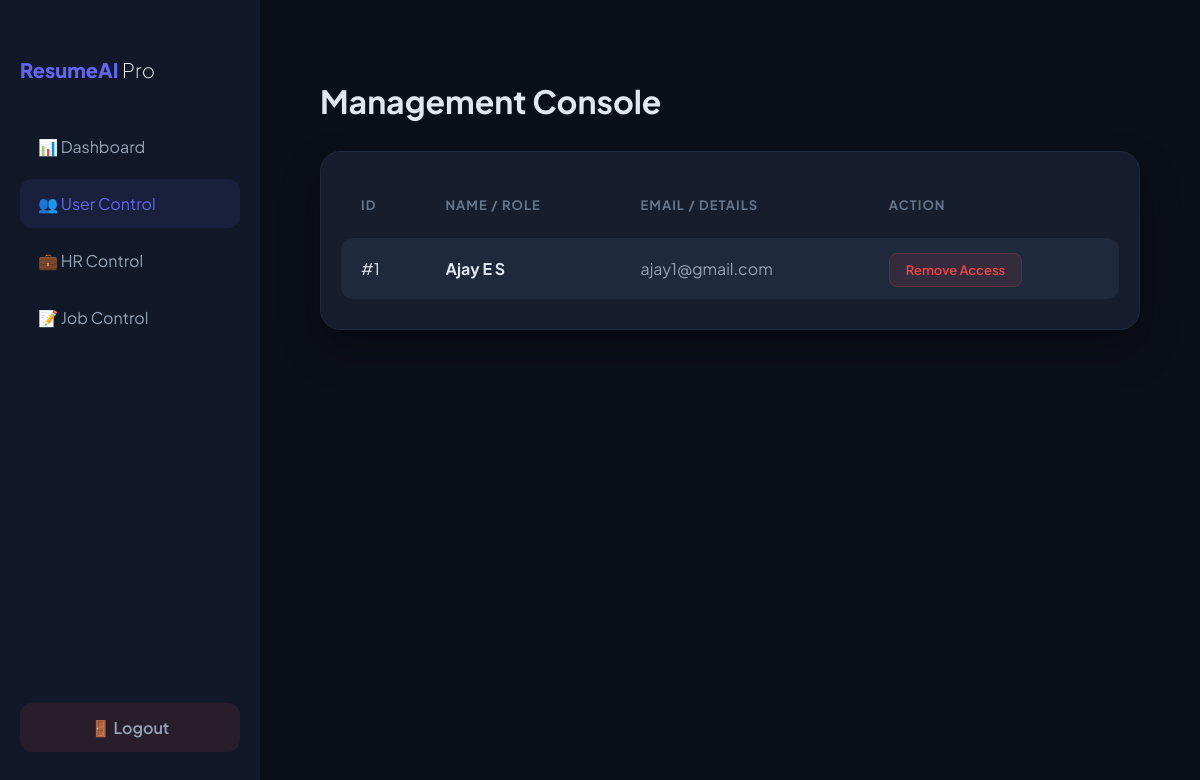
Screenshot of /admin/users with the database file from the repository.
### tables this page shows
CREATE TABLE users (
            id INTEGER PRIMARY KEY AUTOINCREMENT,
            first_name TEXT,
            last_name TEXT,
            email TEXT UNIQUE,
            password TEXT
        );

### app.py (the view)
@app.route("/admin/users")
def admin_users():
    conn = sqlite3.connect("jobs.db")
    cursor = conn.cursor()
    cursor.execute("SELECT id, (first_name || ' ' || last_name), email FROM users")
    users = cursor.fetchall()
    conn.close()
    return render_template("admin_users.html", users=users)

### app.py (called while the page is built, shortened)
@app.context_processor
def inject_pending_count():
    count = 0
    return dict(pending_count=count)

### templates/admin_users.html (shortened to what this page needs)
<!DOCTYPE html>
<html lang="en">
<head>
</head>
<body>
<div class="sidebar">
    <h2>ResumeAI <span style="color:white; font-weight:200;">Pro</span></h2>
    <a href="/admin">📊 Dashboard</a>
    <a href="/admin/users" class="active">👥 User Control</a>
    <a href="/admin/hr">💼 HR Control</a>
    <a href="/admin/jobs" >📝 Job Control</a>
    <a href="/logout" class="logout-btn">🚪 Logout</a>
</div>
<div class="content">
    <h1>Management Console</h1>
    <div class="table-container">
        <table>
            <thead>
                <tr>
                    <th>ID</th>
                    <th>Name / Role</th>
                    <th>Email / Details</th>
                    <th>Action</th>
                </tr>
            </thead>
            <tbody>
    {% for u in users %}
    <tr>
        <td>#{{u[0]}}</td> <td><strong>{{u[1]}}</strong></td> <td style="color: #94a3b8;">{{u[2]}}</td> <td>
            <a class="delete" href="/delete_user/{{u[0]}}" onclick="return confirmDelete()">Remove Access</a>
        </td>
    </tr>
    {% endfor %}
</tbody>
        </table>
    </div>
</div>
</body>
</html>

### templates/admin_users.html (style rules this page uses)
:root { --primary: #6366f1; --danger: #ef4444; --bg: #0b0f1a; --card: #161e2d; --sidebar: #111827; }
body { margin: 0; font-family: 'Plus Jakarta Sans', sans-serif; background: var(--bg); color: #e2e8f0; display: flex; }
.sidebar { width: 260px; height: 100vh; background: #111827; position: fixed; padding: 40px 20px; display: flex; flex-direction: column; box-sizing: border-box; }
.logout-btn { margin-top: auto; padding: 14px 18px; background: rgba(239, 68, 68, 0.1); color: #ef4444; text-decoration: none; border-radius: 12px; font-weight: 600; text-align: center; }
.content { margin-left: 260px; padding: 60px; width: calc(100% - 260px); box-sizing: border-box; }
.sidebar h2 { font-size: 20px; font-weight: 800; color: var(--primary); margin-bottom: 40px; }
.sidebar a { padding: 14px 18px; color: #94a3b8; text-decoration: none; border-radius: 12px; margin-bottom: 8px; transition: 0.3s; }
.sidebar a:hover, .sidebar a.active { background: rgba(99, 102, 241, 0.1); color: var(--primary); }
h1 { font-size: 32px; font-weight: 700; margin-bottom: 30px; }
.table-container { background: var(--card); border-radius: 20px; padding: 20px; border: 1px solid #1e293b; box-shadow: 0 20px 40px rgba(0,0,0,0.3); animation: slideUp 0.6s ease-out; }
table { width: 100%; border-collapse: separate; border-spacing: 0 10px; }
th { text-align: left; padding: 15px 20px; color: #64748b; font-size: 13px; text-transform: uppercase; letter-spacing: 1px; }
td { padding: 20px; background: #1e293b; transition: 0.3s; }
tr td:first-child { border-radius: 12px 0 0 12px; }
tr td:last-child { border-radius: 0 12px 12px 0; }
.delete { background: rgba(239, 68, 68, 0.1); color: var(--danger); padding: 8px 16px; text-decoration: none; border-radius: 8px; font-weight: 600; font-size: 13px; border: 1px solid rgba(239, 68, 68, 0.2); transition: 0.3s; }

### rows the page displays
users: id "1", u "Ajay E S", email "ajay1@gmail.com"
